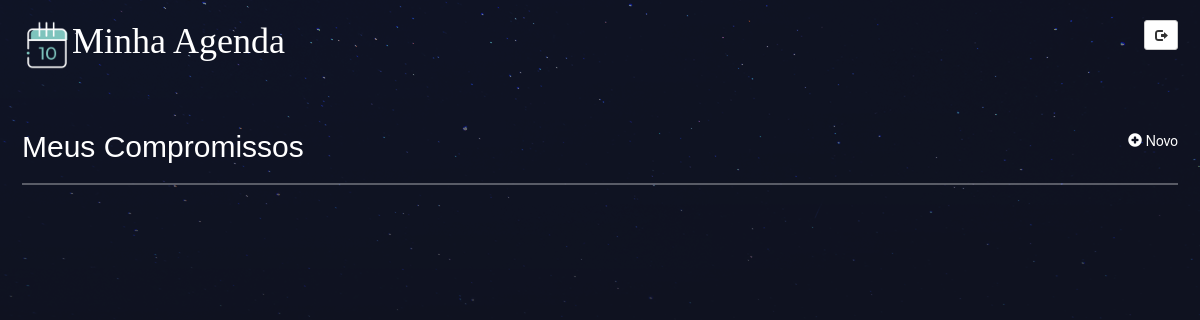
Page / (signed in) on the earlier database version.
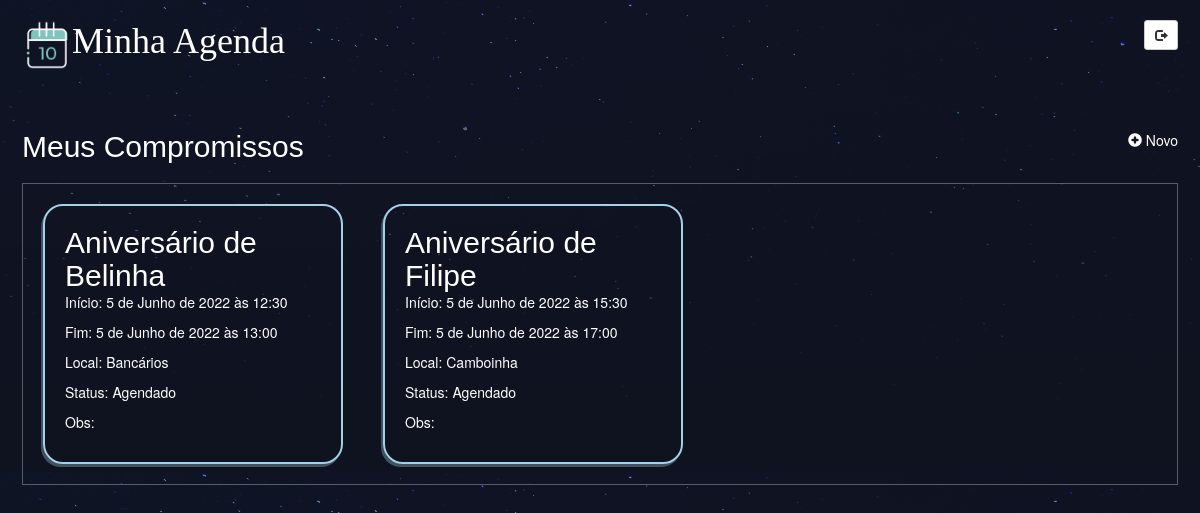
Same page on the later database version.
### compromisso/models.py (models this page shows, shortened)
class Compromisso(models.Model):
    nome = models.CharField(max_length=100)
    local = models.CharField(max_length=100)
    obs = models.TextField(blank=True)
    AG = 'Agendado'
    RL = 'Realizado'
    CL = 'Cancelado'
    status = models.CharField(max_length=20, choices=[(AG, 'Agendado'), (RL, 'Realizado'), (CL, 'Cancelado')],
                              default='Agendado')
    data_inicial = models.DateTimeField()
    data_final = models.DateTimeField()
    autor = models.ForeignKey(User, default=None, on_delete=models.CASCADE)

### compromisso/views.py (the view)
# urls.py: path('', compromisso_views.compromisso_list, name="home"),
@login_required(login_url="/accounts/login/")
def compromisso_list(request):
    usuario = request.user
    compromissos = Compromisso.objects.filter(autor=usuario).order_by('data_inicial')
    return render(request, 'compromisso/compromisso_list.html', {'compromissos': compromissos})

### compromisso/templates/compromisso/compromisso_list.html (shortened to what this page needs)
{% extends 'base_layout.html'%}
{% block content %}
    <header>
        <h2>Meus Compromissos</h2>
        <nav>
        <li>
            <a class="criacomprbotao" href="{% url 'compromisso:cria' %}">
                <span class="glyphicon glyphicon-plus-sign"></span>
                Novo
            </a>
        </li>
        </nav>
    </header>
    <div class="compromissos">
            {% for compromisso in compromissos %}
                <div class="compromisso">
                    <h2><a href="{% url 'compromisso:visualiza' comp_id=compromisso.id %}">{{ compromisso.nome }}</a></h2>
                    <p>Início: {{ compromisso.data_inicial }}</p>
                    <p>Fim: {{ compromisso.data_final }}</p>
                    <p>Local: {{ compromisso.local }}</p>
                    <p>Status: {{ compromisso.status }}</p>
                    <p class="obs">Obs: {{ compromisso.obs }}</p>
                </div>
            {% endfor %}
        </div>
{% endblock %}

### templates/base_layout.html (shortened to what this page needs)
<!DOCTYPE html>
<html lang="pt-BR">
<head>
    <link href="https://cdn.jsdelivr.net/npm/bootstrap@5.1.3/dist/css/bootstrap.min.css" rel="stylesheet">
    <link rel="stylesheet" href="https://maxcdn.bootstrapcdn.com/bootstrap/3.4.0/css/bootstrap.min.css">
    {% load static %}
    <link rel="stylesheet" href="{% static 'styles.css' %}">
</head>
<body>
    <header class="wrapper">
        <h1><a href="{% url 'home' %}"><img src="{% static 'logo.png' %}" alt="calendario"/>Minha Agenda</a></h1>
        <nav>
            <ul>
                {% if user.is_authenticated %}
                <li>
                    <form class="logout-link" action="{% url 'accounts:logout' %}" method="post">
                        <button type="submit" class="btn btn-default btn-sm">
                            <span class="glyphicon glyphicon-log-out"></span>
                        </button>
                    </form>
                </li>
                {% else %}
                    <li><a href="{% url 'accounts:login' %}">Log in</a></li>
                    <li><a href="{% url 'accounts:signup' %}">Sign up</a></li>
                {% endif %}
            </ul>
        </nav>
    </header>
    <div class="wrapper">
        {% block content %}
        {% endblock %}
    </div>
</body>
</html>

### assets/styles.css (style rules this page uses)
body { background-color: #0f121f; background-image: url(/static/stars.png); background-repeat-y: no-repeat; color: #fff; padding: 0 2px 0 2px; }
p.obs { white-space: nowrap; overflow: hidden; text-overflow: ellipsis; width: 300px; word-wrap: break-word; }
img { width: 50px; height: auto; }
.compromissos { width: 100%; display: table; border: 1px solid #ffffff4f; }
.compromisso { width: 300px; border-radius: 20px; float: left; box-shadow: -2px 3px #a3d1e654; border: 2px solid #a3d1e6; margin: 20px; padding: 20px; }
h1,h2,h3,h4,h5 { font-weight: normal; margin: 0; }
h1 { color: #7ec4bd; font-family: Trebuchet MS; }
h2,h3,h4,h5 { font-family: Helvetica; }
a, a:hover, a:visited { color: #fff; text-decoration: none; }
.wrapper { margin: 0 auto; padding: 20px; }
header { display: grid; align-self: center; grid-template-columns: 1fr 1fr; padding: 20px 0; }
nav { justify-self: end; }
nav li { display: inline-block; margin-left: 20px; }
.criacomprbotao { background: none; color: #fff; cursor: pointer; }

Differences in the rows shown:
added Compromisso: nome "Aniversário de Belinha", data_inicial "5 de Junho de 2022 às 12:30", data_final "5 de Junho de 2022 às 13:00", local "Bancários", status "Agendado"
added Compromisso: nome "Aniversário de Filipe", data_inicial "5 de Junho de 2022 às 15:30", data_final "5 de Junho de 2022 às 17:00", local "Camboinha", status "Agendado"
